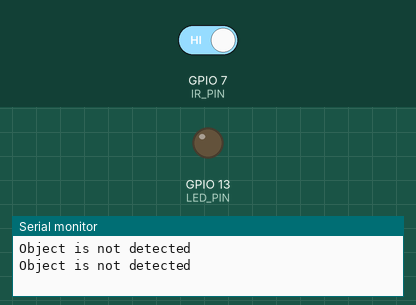
Simulated run of this sketch. Board: ESP32-S3. On the bench: output pins drawn as LEDs (lit = HIGH), the last lines printed to the serial monitor. The test bench sets the inputs (shaded band); at power-on: GPIO 7 (IR_PIN) HIGH. WiFi joins after 1.5 s; servers stay silent unless stated.

Above: at 3.0 s.
3.1 s: GPIO 7 (IR_PIN) driven LOW
At 5.0 s:
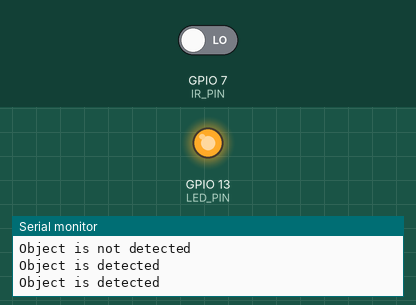
5.3 s: GPIO 7 (IR_PIN) driven HIGH
At 6.8 s:
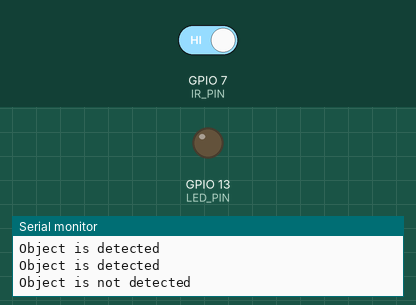
Timing chart, 0 to 8.3 s (numbered marks = the images above; inputs shaded):
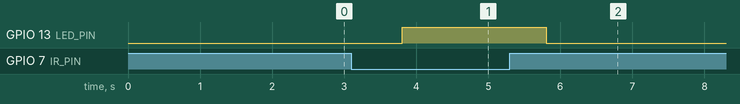

The sketch:

IR_Blynk.ino
```cpp
#define BLYNK_TEMPLATE_ID "YOUR_TEMPLATE_ID"
#define BLYNK_TEMPLATE_NAME "IR SENSOR"
#define BLYNK_AUTH_TOKEN "YOUR_BLYNK_TOKEN"

#include <WiFi.h>
#include <BlynkSimpleEsp32.h>

char ssid[] = "YOUR_WIFI_NAME";
char pass[] = "YOUR_WIFI_PASSWORD";

#define IR_PIN 7
#define LED_PIN 13

void setup()
{
  Serial.begin(115200);
  pinMode(IR_PIN, INPUT);
  pinMode(LED_PIN, OUTPUT);
  Blynk.begin(BLYNK_AUTH_TOKEN, ssid, pass);
}

void loop()
{
  Blynk.run();

  int irValue = digitalRead(IR_PIN);

  if (irValue == LOW)
  {
    Serial.println("Object is detected");
    Blynk.virtualWrite(V0, 1);
    digitalWrite(LED_PIN, HIGH);
  }
  else
  {
    Serial.println("Object is not detected");
    Blynk.virtualWrite(V0, 0);
    digitalWrite(LED_PIN, LOW);
  }

  delay(1000);
}
```

Measured:
- after the input at 3.1 s, GPIO 13 (LED_PIN): LOW → HIGH after 0.71 s
- after the input at 5.3 s, GPIO 13 (LED_PIN): HIGH → LOW after 0.51 s
